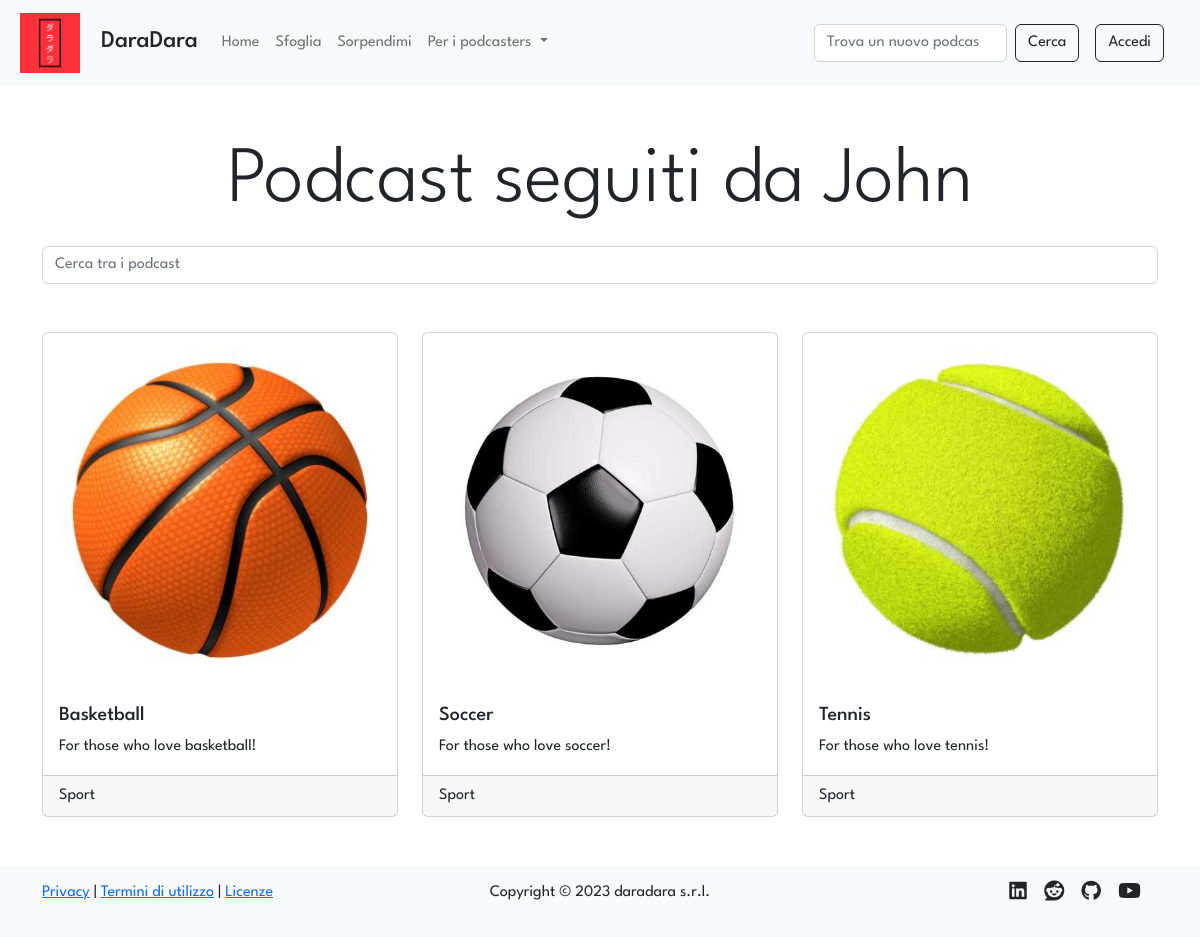
Page /profile/1/follows on the committed database.
### tables this page shows
CREATE TABLE "users" (
	"id"	INTEGER NOT NULL UNIQUE,
	"email"	TEXT NOT NULL UNIQUE,
	"password"	TEXT NOT NULL,
	"name"	TEXT NOT NULL,
	"surname"	TEXT NOT NULL,
	"propic"	TEXT NOT NULL,
	"priv_owned"	INTEGER NOT NULL DEFAULT 0,
	"priv_follows"	INTEGER NOT NULL DEFAULT 0,
	"priv_saves"	INTEGER NOT NULL DEFAULT 0,
	"bio"	TEXT,
	PRIMARY KEY("id" AUTOINCREMENT)
);

CREATE TABLE "follows" (
	"id_user"	INTEGER NOT NULL,
	"id_podcast"	INTEGER NOT NULL,
	"timestamp"	TEXT NOT NULL DEFAULT 'NO_TIMESTAMP',
	FOREIGN KEY("id_user") REFERENCES "users"("id"),
	PRIMARY KEY("id_user","id_podcast")
);

CREATE TABLE "podcasts" (
	"id"	INTEGER NOT NULL UNIQUE,
	"title"	TEXT NOT NULL UNIQUE,
	"desc"	TEXT NOT NULL,
	"img"	TEXT NOT NULL,
	"id_user"	INTEGER NOT NULL,
	"category"	TEXT,
	PRIMARY KEY("id" AUTOINCREMENT),
	FOREIGN KEY("id_user") REFERENCES "users"("id")
);

### app.py (the view)
@app.route('/profile/<int:id>/follows')
def follows(id: int):
    user = dao.get_user(id)
    if not user:
        flash('L\'utente cercato non esiste', 'warning')
        return redirect(session.get('previous_url', '/'))
    podcasts = dao.get_follows_join_podcasts(id)
    is_owner = False
    if current_user.is_authenticated and current_user.id == id: # type: ignore
        is_owner = True
    if not is_owner and user['priv_follows'] == 1:
        flash('A gli altri utenti non è permesso vedere i seguiti di questo profilo', 'info')
        return redirect(url_for('profile', id=id))
    session['previous_url'] = request.url
    return render_template('follows.html', user=user, podcasts=podcasts, is_owner=is_owner)

### data/dao.py (called while the page is built)
def get_follows_join_podcasts(id_user):
    conn, cursor = connect()
    follows = []
    try:
        sql = 'SELECT * FROM follows, podcasts WHERE follows.id_podcast = podcasts.id AND follows.id_user = ? ORDER BY follows.timestamp DESC'
        cursor.execute(sql, (id_user,))
        follows = cursor.fetchall()
    except Exception as e:
        print(e)
    close(conn, cursor)
    return follows

def get_user(id):
    conn, cursor = connect()
    user = None
    try:
        sql = 'SELECT * FROM users WHERE id = ?'
        cursor.execute(sql, (id,))
        user = cursor.fetchone()
    except Exception as e:
        print(e)
    close(conn, cursor)
    return user

def connect():
    conn = sqlite3.connect(PATH)
    conn.row_factory = sqlite3.Row
    cursor = conn.cursor()
    return conn, cursor

def close(conn, cursor):
    cursor.close()
    conn.close()

### templates/follows.html (shortened to what this page needs)
{% extends 'gallery.html' %}
{% block header %}
    {% if is_owner %}
        <p class="text-center display-1">I podcast che segui</p>
    {% else %}
        <p class="text-center display-1">Podcast seguiti da {{user.name}}</p>
    {% endif %}
{% endblock %}
{% block main %}
{% if podcasts %}
<div class="row row-cols-1 row-cols-md-3 g-4">
    {% for podcast in podcasts %}
        <div class="col">
        <a class="podcast card  h-100" href="{{url_for('podcast', id=podcast.id)}}">
            <img class="card-img-top img-fluid p-1 p-lg-3" src="{{url_for('static', filename='uploads/images/covers/'+podcast.id|string+podcast.img)}}" alt="podcast {{podcast.title}} image">
            <div class="card-body">
                <h5 class="podcast-title card-title">{{podcast.title}}</h5>
                <p class="podcast-description card-text">{{podcast.desc}}</p>
            </div>
            <div class="card-footer podcast-category">
                {{podcast.category|capitalize}}
            </div>
        </a>
        </div>
    {% endfor %}
</div>
{% endif %}
{%endblock%}

### static/stylesheets/layout.css (style rules this page uses)
* { font-family: 'League Spartan', sans-serif; }
img { max-width: 800px; max-height: 800px; }
a:not(.stock-a, .vanilla-a, .nav-link) { color: inherit; text-decoration: none; }

### rows in the picture
users: name "John"
follows: img (picture), title "Basketball", desc "For those who love basketball!", category "Sport"
follows: img (picture), title "Soccer", desc "For those who love soccer!", category "Sport"
follows: img (picture), title "Tennis", desc "For those who love tennis!", category "Sport"
